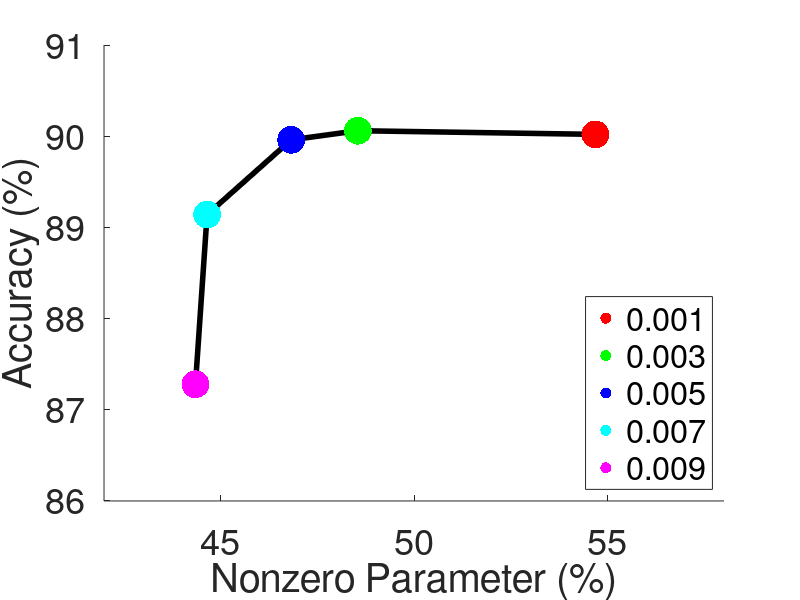

Write the MATLAB code that produced this figure. (Note: this script raises an error after producing the figure.)
% initialize
sparisty = [54.68 48.55 46.83 44.66 44.36];
accuracy = [90.02 90.06 89.96 89.14 87.28];

% threold1 = animatedline('','-','Color',[0 0.450980392156863 0.741176470588235], 'LineWidth',3);
% threold2 = animatedline('LineStyle','-','Color',[1 0 0], 'LineWidth',3);
% threold3 = animatedline('LineStyle','-','Color','k', 'LineWidth',3);
% threold4 = animatedline('LineStyle','-','Color','green', 'LineWidth',3);
% threold5 = animatedline('LineStyle','-','Color','blue', 'LineWidth',3);
% legend({'0.005','0.010','0.015','0.020','0.025'}, 'Location','southeast');
fh = figure;
ah = axes(fh);
plot(sparisty,accuracy,'k','LineWidth', 4)
hold(ah,'on');
h(1) = plot(sparisty(1), accuracy(1), '.r','MarkerSize', 60)
hold(ah,'on');
h(2) = plot(sparisty(2), accuracy(2), '.g','MarkerSize', 60)
hold(ah,'on');
h(3) = plot(sparisty(3), accuracy(3), '.b','MarkerSize', 60)
hold(ah,'on');
h(4) = plot(sparisty(4), accuracy(4), '.c','MarkerSize', 60)
hold(ah,'on');
h(5) = plot(sparisty(5), accuracy(5), '.m','MarkerSize', 60)
hold(ah,'on');
ylabel('Accuracy (%)','FontSize',26);

legend(h([1 2 3 4 5]), '0.001','0.003','0.005','0.007','0.009', 'Location','southeast');

xlim([42 58]) 
ylim([86 91])

% Create xlabel
xlabel('Nonzero Parameter (%)','FontSize',26);
set(gcf, 'Color', 'w');
set(gcf, 'Position', [20 20 1200 600]);
set(gca,'Box', 'off','fontsize',26);

% save the plot as pdf format in figure folder
ax = gca;
outerpos = ax.OuterPosition;
ti = ax.TightInset; 
left = outerpos(1) + ti(1);
bottom = outerpos(2) + ti(2);
ax_width = outerpos(3) - ti(1) - ti(3);
ax_height = outerpos(4) - ti(2) - ti(4);
ax.Position = [left bottom ax_width ax_height];
fig = gcf;
fig.PaperPositionMode = 'auto';
fig_pos = fig.PaperPosition;
fig.PaperSize = [fig_pos(3) fig_pos(4)];
print(fig,['ucihar-threhold-accuracy'],'-dpdf');